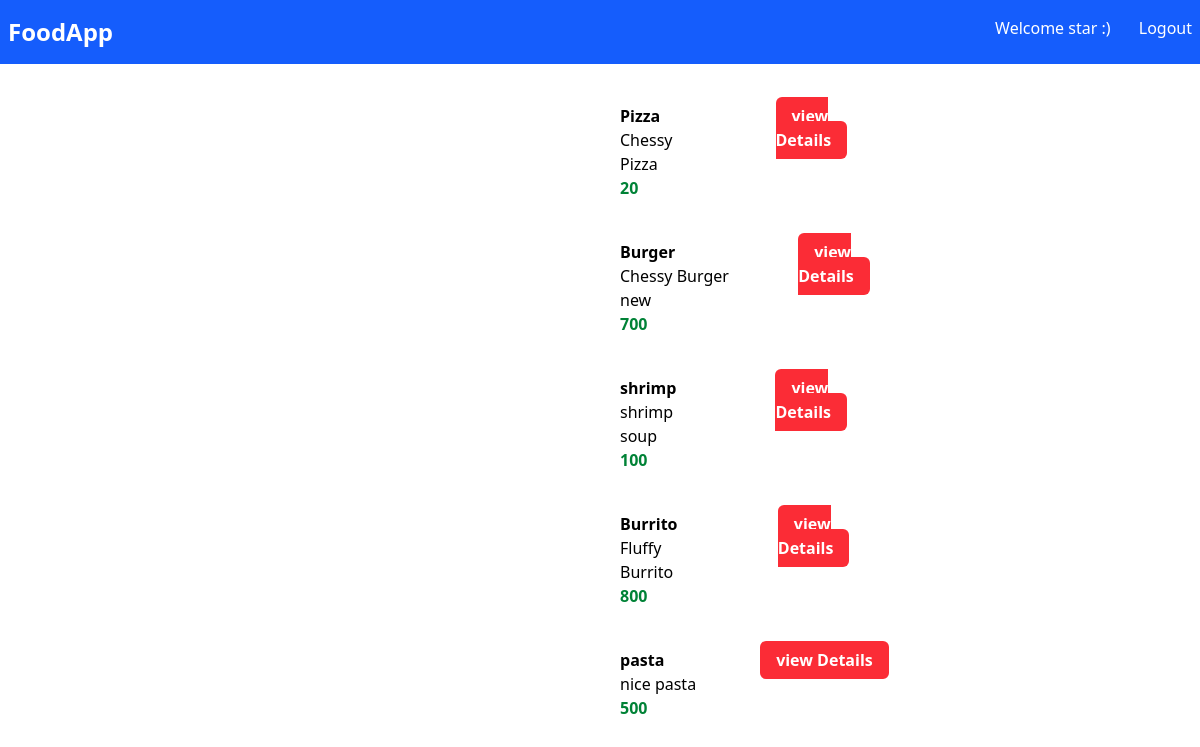
Screenshot of /myapp/ (signed in) with the database file from the repository.
### myapp/models.py (models this page shows, shortened)
class Item(models.Model):
    item_name = models.CharField(max_length=200)
    item_desc = models.CharField()
    item_price = models.IntegerField()
    item_image = models.CharField(max_length=500,default='https://p.kindpng.com/picc/s/79-798754_hoteles-y-centros-vacacionales-dish-placeholder-hd-png.png')

### myapp/views.py (the view)
# urls.py: path('',views.index,name='index'),
@login_required
def index(request):
    item_list = Item.objects.all()
    context = {
        'item_list':item_list
    }
    return render(request,"myapp/index.html",context)

### myapp/templates/myapp/index.html (shortened to what this page needs)
{% extends 'myapp/base.html' %}
{% block body %}
    <div>
        {% for item in item_list %}
        <div class="m-10 flex w-1/2 mx-auto">
            <div>
            </div>
            <div class="mx-16">
                <div class="font-bold">{{ item.item_name }}</div>
                <div>{{ item.item_desc }}</div>
                <div class="text-green-700 font-bold">{{ item.item_price }}</div>
            </div>
            <div>
                <a class="bg-red-500 text-white font-bold px-4 py-2 rounded-md" href="{% url 'myapp:detail' item.id %}">view Details</a>
            </div>
        </div>
    </div>
    {% endfor %}
{% endblock %}

### myapp/templates/myapp/base.html (shortened to what this page needs)
{% load static %}
<!DOCTYPE html>
<html lang="en">
<head>
     <script src="https://cdn.jsdelivr.net/npm/@tailwindcss/browser@4"></script>
</head>
<body>
    <nav class="bg-blue-600 text-white">
        <div class="flex justify-between px-2 py-4">
            <a href="" class="font-bold text-2xl">FoodApp</a>
            <div class="space-x-6">
                <a href="{% url 'profile' %}">Welcome {{user.username}} :)</a>
                {% if user.is_authenticated %}
                    <a href="{% url 'logout' %}">Logout</a>
                {% else %}
                    <a href="{%url 'login' %}">Login</a>
                {% endif %}
            </div>
        </div>
    </nav>
    {% block body %}
    {% endblock %}
</body>
</html>

### rows the page displays
Item: item_name "Pizza", item_desc "Chessy Pizza", item_price "20"
Item: item_name "Burger", item_desc "Chessy Burger new", item_price "700"
Item: item_name "shrimp", item_desc "shrimp soup", item_price "100"
Item: item_name "Burrito", item_desc "Fluffy Burrito", item_price "800"
Item: item_name "pasta", item_desc "nice pasta", item_price "500"

### other values shown
{{ user.username }} "star"
